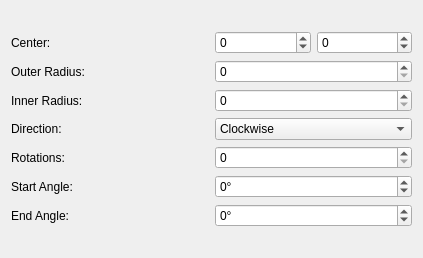
<?xml version="1.0" encoding="UTF-8"?>
<ui version="4.0">
 <class>InspectorSpatSymbolSpiral</class>
 <widget class="QWidget" name="InspectorSpatSymbolSpiral">
  <property name="geometry">
   <rect>
    <x>0</x>
    <y>0</y>
    <width>423</width>
    <height>258</height>
   </rect>
  </property>
  <property name="windowTitle">
   <string>Form</string>
  </property>
  <layout class="QVBoxLayout" name="verticalLayout">
   <item>
    <layout class="QGridLayout" name="gridLayout">
     <item row="0" column="0">
      <widget class="QLabel" name="label_6">
       <property name="text">
        <string>Center:</string>
       </property>
      </widget>
     </item>
     <item row="0" column="1">
      <layout class="QHBoxLayout" name="horizontalLayout_2">
       <item>
        <widget class="QSpinBox" name="centerX">
         <property name="minimum">
          <number>-100</number>
         </property>
         <property name="maximum">
          <number>100</number>
         </property>
        </widget>
       </item>
       <item>
        <widget class="QSpinBox" name="centerY">
         <property name="minimum">
          <number>-100</number>
         </property>
         <property name="maximum">
          <number>100</number>
         </property>
        </widget>
       </item>
      </layout>
     </item>
     <item row="1" column="0">
      <widget class="QLabel" name="label">
       <property name="text">
        <string>Outer Radius:</string>
       </property>
      </widget>
     </item>
     <item row="1" column="1">
      <widget class="QSpinBox" name="radius">
       <property name="maximum">
        <number>100</number>
       </property>
      </widget>
     </item>
     <item row="3" column="1">
      <widget class="QComboBox" name="direction">
       <property name="editable">
        <bool>false</bool>
       </property>
       <item>
        <property name="text">
         <string>Clockwise</string>
        </property>
       </item>
       <item>
        <property name="text">
         <string>Anticlockwise</string>
        </property>
       </item>
      </widget>
     </item>
     <item row="3" column="0">
      <widget class="QLabel" name="label_2">
       <property name="text">
        <string>Direction:</string>
       </property>
      </widget>
     </item>
     <item row="4" column="1">
      <widget class="QSpinBox" name="rotations"/>
     </item>
     <item row="4" column="0">
      <widget class="QLabel" name="label_3">
       <property name="text">
        <string>Rotations:</string>
       </property>
      </widget>
     </item>
     <item row="5" column="1">
      <widget class="QSpinBox" name="startAngle">
       <property name="suffix">
        <string>°</string>
       </property>
       <property name="minimum">
        <number>-180</number>
       </property>
       <property name="maximum">
        <number>180</number>
       </property>
      </widget>
     </item>
     <item row="5" column="0">
      <widget class="QLabel" name="label_4">
       <property name="text">
        <string>Start Angle:</string>
       </property>
      </widget>
     </item>
     <item row="6" column="1">
      <widget class="QSpinBox" name="stopAngle">
       <property name="suffix">
        <string>°</string>
       </property>
       <property name="minimum">
        <number>-180</number>
       </property>
       <property name="maximum">
        <number>180</number>
       </property>
      </widget>
     </item>
     <item row="6" column="0">
      <widget class="QLabel" name="label_5">
       <property name="text">
        <string>End Angle:</string>
       </property>
      </widget>
     </item>
     <item row="2" column="1">
      <widget class="QSpinBox" name="innerRadius">
       <property name="maximum">
        <number>100</number>
       </property>
      </widget>
     </item>
     <item row="2" column="0">
      <widget class="QLabel" name="label_7">
       <property name="text">
        <string>Inner Radius:</string>
       </property>
      </widget>
     </item>
    </layout>
   </item>
  </layout>
 </widget>
 <resources>
  <include location="musescore.qrc"/>
 </resources>
 <connections/>
</ui>
